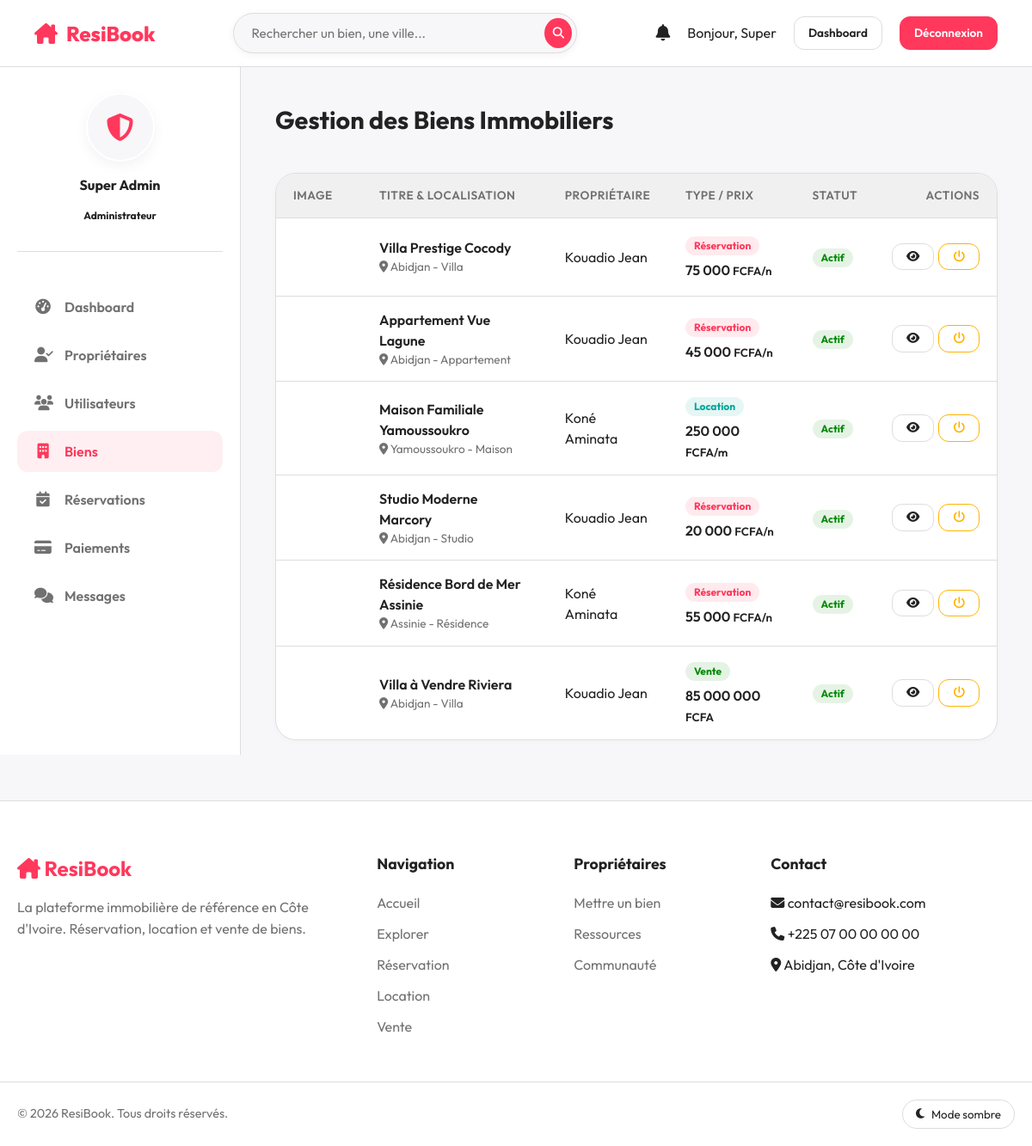
Page /admin/residences (signed in) on the committed database.
### tables this page shows
CREATE TABLE `properties` (
  `id` INT AUTO_INCREMENT PRIMARY KEY,
  `owner_id` INT NOT NULL,
  `category_id` INT DEFAULT NULL,
  `title` VARCHAR(255) NOT NULL,
  `slug` VARCHAR(255) NOT NULL UNIQUE,
  `description` TEXT NOT NULL,
  `listing_type` ENUM('reservation','rental','sale') NOT NULL DEFAULT 'reservation',
  `price_per_night` DECIMAL(12,2) DEFAULT 0,
  `price_monthly` DECIMAL(12,2) DEFAULT 0,
  `price_sale` DECIMAL(12,2) DEFAULT 0,
  `address` VARCHAR(255) NOT NULL,
  `city` VARCHAR(100) NOT NULL,
  `country` VARCHAR(100) DEFAULT 'Côte d''Ivoire',
  `latitude` DECIMAL(10,8) DEFAULT NULL,
  `longitude` DECIMAL(11,8) DEFAULT NULL,
  `max_guests` INT DEFAULT 2,
  `bedrooms` INT DEFAULT 1,
  `bathrooms` INT DEFAULT 1,
  `area_sqm` INT DEFAULT NULL,
  `status` ENUM('active','pending','rejected','inactive','sold','rented') DEFAULT 'pending',
  `is_featured` TINYINT(1) DEFAULT 0,
  `views_count` INT DEFAULT 0,
  `score` DECIMAL(3,2) DEFAULT 0.00,
  `rules` TEXT DEFAULT NULL,
  `cancellation_policy` ENUM('flexible','moderate','strict') DEFAULT 'moderate',
  `created_at` TIMESTAMP DEFAULT CURRENT_TIMESTAMP,
  `updated_at` TIMESTAMP DEFAULT CURRENT_TIMESTAMP ON UPDATE CURRENT_TIMESTAMP,
  FOREIGN KEY (`owner_id`) REFERENCES `users`(`id`) ON DELETE CASCADE,
  FOREIGN KEY (`category_id`) REFERENCES `categories`(`id`) ON DELETE SET NULL,
  INDEX `idx_city` (`city`),
  INDEX `idx_status` (`status`),
  INDEX `idx_owner` (`owner_id`),
  INDEX `idx_type` (`listing_type`),
  FULLTEXT INDEX `idx_search` (`title`, `description`, `city`)
);

CREATE TABLE `categories` (
  `id` INT AUTO_INCREMENT PRIMARY KEY,
  `name` VARCHAR(100) NOT NULL,
  `icon` VARCHAR(50) DEFAULT 'fa-home',
  `description` TEXT DEFAULT NULL,
  `created_at` TIMESTAMP DEFAULT CURRENT_TIMESTAMP
);

CREATE TABLE `users` (
  `id` INT AUTO_INCREMENT PRIMARY KEY,
  `role_id` INT NOT NULL DEFAULT 3,
  `first_name` VARCHAR(100) NOT NULL,
  `last_name` VARCHAR(100) NOT NULL,
  `email` VARCHAR(255) NOT NULL UNIQUE,
  `password` VARCHAR(255) NOT NULL,
  `phone` VARCHAR(20) DEFAULT NULL,
  `avatar` VARCHAR(255) DEFAULT 'default.png',
  `bio` TEXT DEFAULT NULL,
  `address` VARCHAR(255) DEFAULT NULL,
  `city` VARCHAR(100) DEFAULT NULL,
  `country` VARCHAR(100) DEFAULT 'Côte d''Ivoire',
  `id_document` VARCHAR(255) DEFAULT NULL,
  `status` ENUM('active','pending','suspended','rejected') DEFAULT 'active',
  `is_verified` TINYINT(1) DEFAULT 0,
  `verification_badge` TINYINT(1) DEFAULT 0,
  `rejection_reason` TEXT DEFAULT NULL,
  `last_login` DATETIME DEFAULT NULL,
  `created_at` TIMESTAMP DEFAULT CURRENT_TIMESTAMP,
  `updated_at` TIMESTAMP DEFAULT CURRENT_TIMESTAMP ON UPDATE CURRENT_TIMESTAMP,
  FOREIGN KEY (`role_id`) REFERENCES `roles`(`id`) ON DELETE RESTRICT,
  INDEX `idx_email` (`email`),
  INDEX `idx_status` (`status`),
  INDEX `idx_role` (`role_id`)
);

### app/controllers/AdminController.php (called while the page is built, shortened)
<?php
class AdminController extends Controller {
    public function residences() {
        $propModel = $this->model('Property');
        $properties = $propModel->getAllAdmin();
        $data = ['title' => 'Gestion des Biens', 'properties' => $properties];
        $this->view('admin/residences', $data);
    }
}

### core/Router.php (called while the page is built, shortened)
<?php
class Router {
    protected $currentMethod = 'index';
    public function __construct() {
        $url = $this->getUrl();
        if (isset($url[0]) && file_exists(APPROOT . '/controllers/' . ucwords($url[0]) . 'Controller.php')) {
            unset($url[0]);
        }
        $this->currentController = new $this->currentController;
        if (isset($url[1])) {
            if (method_exists($this->currentController, $url[1])) {
                $this->currentMethod = $url[1];
                unset($url[1]);
            }
        }
        $this->params = $url ? array_values($url) : [];
        call_user_func_array([$this->currentController, $this->currentMethod], $this->params);
    }
    public function getUrl() {
        if (isset($_GET['url'])) {
            $url = rtrim($_GET['url'], '/');
            $url = filter_var($url, FILTER_SANITIZE_URL);
            $url = explode('/', $url);
            return $url;
        }
        return [];
    }
}

### index.php (called while the page is built, shortened)
<?php
require_once 'config/Database.php';
require_once 'core/Router.php';
require_once 'core/Controller.php';
$router = new Router();

### config/Database.php (called while the page is built, shortened)
<?php
class Database {
    private $host = DB_HOST;
    private $user = DB_USER;
    private $pass = DB_PASS;
    private $dbname = DB_NAME;
    private $dbh;
    private $stmt;
    public function __construct() {
        $dsn = 'mysql:host=' . $this->host . ';dbname=' . $this->dbname . ';charset=utf8mb4';
        $options = array(
            PDO::ATTR_PERSISTENT => true,
            PDO::ATTR_ERRMODE => PDO::ERRMODE_EXCEPTION,
            PDO::ATTR_DEFAULT_FETCH_MODE => PDO::FETCH_OBJ
        );
        try {
            $this->dbh = new PDO($dsn, $this->user, $this->pass, $options);
        } catch(PDOException $e) {
            $this->error = $e->getMessage();
            echo $this->error;
        }
    }
    public function query($sql) {
        $this->stmt = $this->dbh->prepare($sql);
    }
    public function execute() {
        return $this->stmt->execute();
    }
    public function resultSet() {
        $this->execute();
        return $this->stmt->fetchAll();
    }
}

### app/models/Property.php (called while the page is built, shortened)
<?php
class Property {
    private $db;
    public function __construct() {
        $this->db = new Database;
    }
    public function getAllAdmin() {
        $this->db->query('SELECT p.*, c.name as category_name, u.first_name, u.last_name,
            (SELECT image_path FROM property_images pi WHERE pi.property_id = p.id AND pi.is_primary = 1 LIMIT 1) as primary_image
            FROM properties p LEFT JOIN categories c ON p.category_id = c.id LEFT JOIN users u ON p.owner_id = u.id
            ORDER BY p.created_at DESC');
        return $this->db->resultSet();
    }
}

### app/views/admin/residences.php (the view)
<?php require APPROOT . '/views/inc/header.php'; ?>
<div class="dashboard-layout">
    <?php require APPROOT . '/views/inc/sidebar_admin.php'; ?>
    <main class="main-content">
        <div style="display: flex; justify-content: space-between; align-items: center; margin-bottom: 30px;">
            <h2 style="font-size: 1.8rem;">Gestion des Biens Immobiliers</h2>
        </div>
        <div class="table-container">
            <div style="overflow-x: auto;">
                <table class="table">
                    <thead>
                        <tr>
                            <th>Image</th>
                            <th>Titre & Localisation</th>
                            <th>Propriétaire</th>
                            <th>Type / Prix</th>
                            <th>Statut</th>
                            <th style="text-align: right;">Actions</th>
                        </tr>
                    </thead>
                    <tbody>
                        <?php if(empty($data['properties'])): ?>
                            <tr><td colspan="6" style="text-align: center; padding: 30px;">Aucun bien trouvé.</td></tr>
                        <?php else: foreach($data['properties'] as $prop) : ?>
                        <tr>
                            <td>
                                <div style="width: 60px; height: 60px; border-radius: var(--radius-sm); background: url('<?= $prop->primary_image ? URLROOT.'/uploads/'.$prop->primary_image : 'https://images.unsplash.com/photo-1564013799919-ab600027ffc6?auto=format&fit=crop&w=100&q=80'; ?>') center/cover;"></div>
                            </td>
                            <td>
                                <div style="font-weight: 600;"><?= htmlspecialchars($prop->title); ?></div>
                                <div style="font-size: 0.85rem; color: var(--text-muted);"><i class="fa-solid fa-location-dot"></i> <?= htmlspecialchars($prop->city); ?> - <?= htmlspecialchars($prop->category_name); ?></div>
                            </td>
                            <td><?= htmlspecialchars($prop->first_name . ' ' . $prop->last_name); ?></td>
                            <td>
                                <div>
                                    <?php if($prop->listing_type == 'reservation'): ?><span class="badge" style="background: rgba(255,56,92,0.1); color: var(--primary);">Réservation</span>
                                    <?php elseif($prop->listing_type == 'rental'): ?><span class="badge" style="background: rgba(0,166,153,0.1); color: var(--secondary);">Location</span>
                                    <?php else: ?><span class="badge" style="background: rgba(0,138,5,0.1); color: var(--success);">Vente</span><?php endif; ?>
                                </div>
                                <div style="font-weight: 600; margin-top: 5px;">
                                    <?php
                                        if($prop->listing_type == 'reservation') echo number_format($prop->price_per_night, 0, ',', ' ') . ' <small>FCFA/n</small>';
                                        elseif($prop->listing_type == 'rental') echo number_format($prop->price_monthly, 0, ',', ' ') . ' <small>FCFA/m</small>';
                                        else echo number_format($prop->price_sale, 0, ',', ' ') . ' <small>FCFA</small>';
                                    ?>
                                </div>
                            </td>
                            <td>
                                <?php if($prop->status == 'active'): ?><span class="badge badge-success">Actif</span>
                                <?php elseif($prop->status == 'inactive'): ?><span class="badge badge-danger">Inactif</span>
                                <?php else: ?><span class="badge badge-pending"><?= ucfirst($prop->status); ?></span><?php endif; ?>
                            </td>
                            <td style="text-align: right;">
                                <div style="display: flex; justify-content: flex-end; gap: 5px;">
                                    <a href="<?= URLROOT; ?>/residences/show/<?= $prop->id; ?>" target="_blank" class="btn btn-sm btn-outline" title="Voir"><i class="fa-solid fa-eye"></i></a>
                                    <?php if($prop->status == 'active'): ?>
                                        <form action="<?= URLROOT; ?>/admin/deactivateProperty/<?= $prop->id; ?>" method="POST" style="display:inline;">
                                            <button type="submit" class="btn btn-sm btn-outline" style="color: var(--warning); border-color: var(--warning);" title="Désactiver"><i class="fa-solid fa-power-off"></i></button>
                                        </form>
                                    <?php else: ?>
                                        <form action="<?= URLROOT; ?>/admin/activateProperty/<?= $prop->id; ?>" method="POST" style="display:inline;">
                                            <button type="submit" class="btn btn-sm btn-outline" style="color: var(--success); border-color: var(--success);" title="Activer"><i class="fa-solid fa-check"></i></button>
                                        </form>
                                    <?php endif; ?>
                                </div>
                            </td>
                        </tr>
                        <?php endforeach; endif; ?>
                    </tbody>
                </table>
            </div>
        </div>
    </main>
</div>
<?php require APPROOT . '/views/inc/footer.php'; ?>

### rows in the picture
properties: title "Villa Prestige Cocody", city "Abidjan", category.name "Villa", owner.last_name "Kouadio Jean", listing_type "Réservation", price_per_night "75 000", status "Actif"
properties: title "Appartement Vue Lagune", city "Abidjan", category.name "Appartement", owner.last_name "Kouadio Jean", listing_type "Réservation", price_per_night "45 000", status "Actif"
properties: title "Maison Familiale Yamoussoukro", city "Yamoussoukro", category.name "Maison", owner.last_name "Koné Aminata", listing_type "Location", price_monthly "250 000", status "Actif"
properties: title "Studio Moderne Marcory", city "Abidjan", category.name "Studio", owner.last_name "Kouadio Jean", listing_type "Réservation", price_per_night "20 000", status "Actif"
properties: title "Résidence Bord de Mer Assinie", city "Assinie", category.name "Résidence", owner.last_name "Koné Aminata", listing_type "Réservation", price_per_night "55 000", status "Actif"
properties: title "Villa à Vendre Riviera", city "Abidjan", category.name "Villa", owner.last_name "Kouadio Jean", listing_type "Vente", price_sale "85 000 000", status "Actif"

### other values in the picture
explode(' ', $_SESSION['user_name'])[0] "Super"
